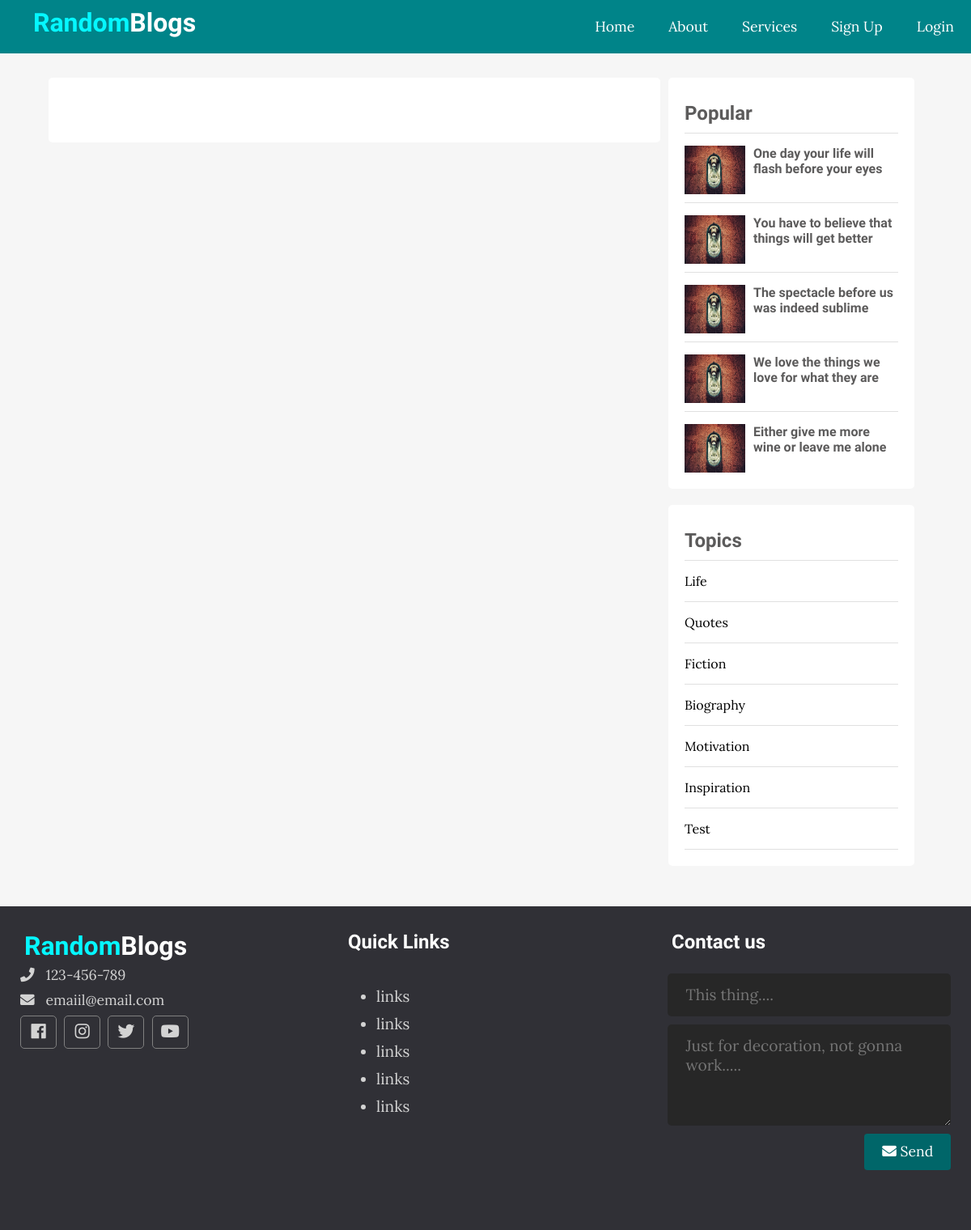
/single.php, run on an earlier commit of the app's database.
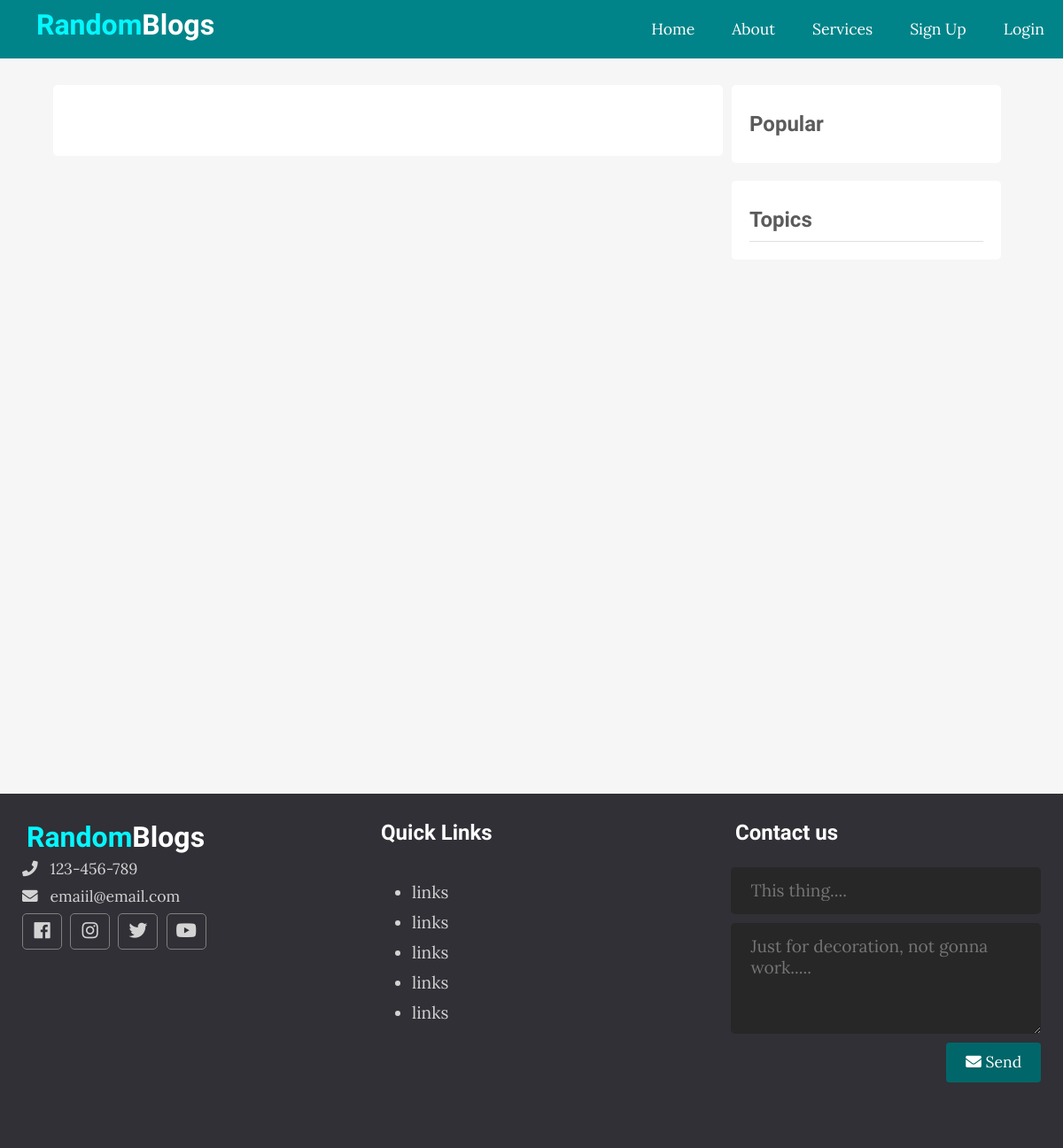
And on a later commit of the database.
### tables this page shows
CREATE TABLE IF NOT EXISTS `posts` (
  `id` int(11) NOT NULL AUTO_INCREMENT,
  `user_id` int(11) NOT NULL,
  `topic_id` int(11) DEFAULT NULL,
  `title` varchar(255) NOT NULL,
  `image` varchar(255) NOT NULL,
  `body` text NOT NULL,
  `published` tinyint(4) NOT NULL,
  `created_at` timestamp NOT NULL DEFAULT CURRENT_TIMESTAMP,
  PRIMARY KEY (`id`),
  KEY `topic_id` (`topic_id`)
);

CREATE TABLE IF NOT EXISTS `topics` (
  `id` int(11) NOT NULL AUTO_INCREMENT,
  `name` varchar(100) NOT NULL,
  `description` text NOT NULL,
  PRIMARY KEY (`id`),
  UNIQUE KEY `name` (`name`)
);

### app/database/db.php (called while the page is built, shortened)
<?php
require('connect.php');
function executeQuery($sql, $data)
{
    global $conn;
    $stmt = $conn->prepare($sql);
    $values = array_values($data);
    $types = str_repeat('s', count($values));
    $stmt->bind_param($types, ...$values);
    $stmt->execute();
    return $stmt;
}
function selectAll($table, $conditions = [])
{
    global $conn;
    $sql = "SELECT * FROM $table";
    if (empty($conditions)) {
        $stmt = $conn->prepare($sql);
        $stmt->execute();
        $records = $stmt->get_result()->fetch_all(MYSQLI_ASSOC);
        return $records;
    } else {
        $i = 0;
        foreach ($conditions as $key => $value) {
            if ($i === 0) {
                $sql = $sql . " WHERE $key=?";
            } else {
                $sql = $sql . " AND $key=?";
            }
            $i++;
        }
        $stmt = executeQuery($sql, $conditions);
        $records = $stmt->get_result()->fetch_all(MYSQLI_ASSOC);
        return $records;
    }
}
?>

### app/controllers/posts.php (called while the page is built, shortened)
<?php
include(ROOT_PATH . "/app/database/db.php");
$table = 'posts';
$topics = selectAll('topics');
$posts = selectAll($table);

### single.php (the view, shortened to what this page needs)
<?php include(ROOT_PATH . '/app/controllers/posts.php');
$topics = selectAll('topics');
$posts = selectAll('posts', ['published' => 1]);
?>
<!DOCTYPE html>
<html lang="en">
<head>
  <link rel="stylesheet" href="https://use.fontawesome.com/releases/v5.7.2/css/all.css"
>
  <link rel="stylesheet" href="assets/css/style.css">
</head>
<body>
  <?php include(ROOT_PATH . "/app/includes/header.php"); ?>
  <div class="page-wrapper">
    <div class="content clearfix">
      <div class="main-content-wrapper">
        <div class="main-content single">
        </div>
      </div>
      <div class="sidebar single">
        <div class="section popular">
          <h2 class="section-title">Popular</h2>
          <?php foreach ($posts as $p): ?>
            <div class="post clearfix">
              <img src="<?php echo BASE_URL . '/assets/images/' . $p['image']; ?>" alt="">
              <a href="" class="title">
                <h4><?php echo $p['title'] ?></h4>
              </a>
            </div>
          <?php endforeach; ?>
        </div>
        <div class="section topics">
          <h2 class="section-title">Topics</h2>
          <ul>
            <?php foreach ($topics as $topic): ?>
              <li><a href="<?php echo BASE_URL . '/index.php?t_id=' . $topic['id'] . '&name=' . $topic['name'] ?>"><?php echo $topic['name']; ?></a></li>
            <?php endforeach; ?>
          </ul>
        </div>
      </div>
    </div>
  </div>
  <?php include(ROOT_PATH . "/app/includes/footer.php"); ?>
</body>
</html>

### app/includes/header.php (shortened to what this page needs)
<header>
    <a href="<?php echo BASE_URL . '/index.php' ?>" class="logo">
      <h1 class="logo-text"><span>Random</span>Blogs</h1>
    </a>
    <ul class="nav">
      <li><a href="<?php echo BASE_URL . '/index.php' ?>">Home</a></li>
      <li><a href="#">About</a></li>
      <li><a href="#">Services</a></li>
      <?php if (isset($_SESSION['id'])): ?>
        <li>
          <a href="#">
            <i class="fa fa-user"></i>
            <?php echo $_SESSION['username']; ?>
            <i class="fa fa-chevron-down" style="font-size: .8em;"></i>
          </a>
          <ul>
            <?php if($_SESSION['admin']): ?>
              <li><a href="<?php echo BASE_URL . '/admin/dashboard.php' ?>">Dashboard</a></li>
            <?php endif; ?>
            <li><a href="<?php echo BASE_URL . '/logout.php' ?>" class="logout">Logout</a></li>
          </ul>
        </li>
      <?php else: ?>
        <li><a href="<?php echo BASE_URL . '/register.php' ?>">Sign Up</a></li>
        <li><a href="<?php echo BASE_URL . '/login.php' ?>">Login</a></li>
      <?php endif; ?>
    </ul>
</header>

### app/includes/footer.php
<div class="footer">
   <div class="footer-content">
     <div class="footer-section about">
       <h1 class="logo-text"><span>Random</span>Blogs</h1>
       <div class="contact">
         <span><i class="fas fa-phone"></i> &nbsp; 123-456-789</span>
         <span><i class="fas fa-envelope"></i> &nbsp; emaiil@email.com</span>
       </div>
       <div class="socials">
         <a href="#"><i class="fab fa-facebook"></i></a>
         <a href="#"><i class="fab fa-instagram"></i></a>
         <a href="#"><i class="fab fa-twitter"></i></a>
         <a href="#"><i class="fab fa-youtube"></i></a>
       </div>
     </div>
     <div class="footer-section links">
       <h2>Quick Links</h2>
       <br>
       <ul>
         <a href="#">
           <li>links</li>
         </a>
         <a href="#">
           <li>links</li>
         </a>
         <a href="#">
           <li>links</li>
         </a>
         <a href="#">
           <li>links</li>
         </a>
         <a href="#">
           <li>links</li>
         </a>
       </ul>
     </div>
     <div class="footer-section contact-form">
       <h2>Contact us</h2>
       <br>
       <form action="index.html" method="post">
         <input type="email" name="email" class="text-input contact-input" placeholder="This thing....">
         <textarea rows="4" name="message" class="text-input contact-input" placeholder="Just for decoration, not gonna work....."></textarea>
         <button type="submit" class="btn btn-big contact-btn">
           <i class="fas fa-envelope"></i>
           Send
         </button>
       </form>
     </div>
   </div>
 </div>

### assets/css/style.css (style rules this page uses)
* { box-sizing: border-box; }
html, body { height: 100%; padding: 0px; margin: 0px; background: #f6f6f6; font-family: "Lora", serif; }
h1, h2, h3, h4, h5, h6 { font-family: "Candal", serif; color: #5c5b5b; margin: 5px; }
a { text-decoration: none; color: inherit; }
.clearfix::after { content: ""; display: block; clear: both; }
.btn { padding: 0.5rem 1rem; background: #006669; color: white; border: 1px solid transparent; border-radius: 0.25rem; font-size: 1.08em; font-family: "Lora", serif; }
.btn-big { padding: 0.7rem 1.3rem; line-height: 1.3rem; }
.text-input { padding: 0.7rem 1rem; display: block; width: 100%; border-radius: 5px; border: 1px solid #e0e0e0; outline: none; color: #444; line-height: 1.5rem; font-size: 1.2em; font-family: "Lora", serif; }
header { background: #008489; height: 66px; }
header * { color: white; }
header .logo { float: left; height: inherit; margin-left: 2em; }
header .logo-text { margin: 9px; font-family: "Candal", serif; }
header .logo-text span { color: #05f7ff; }
header ul { float: right; margin: 0px; padding: 0px; list-style: none; }
header ul li { float: left; position: relative; }
header ul li a { display: block; padding: 21px; font-size: 1.1em; text-decoration: none; }
.page-wrapper { min-height: 100%; }
.content { width: 90%; margin: 30px auto 30px; }
.content .main-content { width: 70%; float: left; }
.content .main-content.single { background: white; padding: 20px 50px; font-size: 1.1em; border-radius: 5px; }
.content .sidebar { width: 30%; float: left; }
.content .sidebar.single { padding: 0px 10px; }
.content .sidebar .section { background: white; padding: 20px; border-radius: 5px; margin-bottom: 20px; }
.content .sidebar .section .section-title { margin: 10px 0px 10px 0px; }
.content .sidebar .section.topics ul { margin: 0px; padding: 0px; list-style: none; border-top: 1px solid #e0e0e0; }
.footer { background: #303036; color: #d3d3d3; height: 400px; position: relative; }
.footer .footer-content { height: 350px; display: flex; }
.footer .footer-content .footer-section { flex: 1; padding: 25px; }
.footer .footer-content h1, .footer .footer-content h2 { color: white; }
.footer .footer-content .about h1 span { color: #05f7ff; }
.footer .footer-content .about .contact span { display: block; font-size: 1.1em; margin-bottom: 8px; }
.footer .footer-content .about .socials a { border: 1px solid gray; width: 45px; height: 41px; padding-top: 5px; margin-right: 5px; text-align: center; display: inline-block; font-size: 1.3em; border-radius: 5px; transition: all 0.3s; }
.footer .footer-content .links ul a { display: block; margin-bottom: 10px; font-size: 1.2em; transition: all 0.3s; }
.footer .footer-content .contact-form .contact-input { background: #272727; color: #bebdbd; margin-bottom: 10px; line-height: 1.5rem; padding: 0.9rem 1.4rem; border: none; }
.footer .footer-content .contact-form .contact-btn { float: right; font-size: 1.1em; font-family: "Lora", serif; }
.content .popular .post { border-top: 1px solid #e0e0e0; margin-top: 10px; padding-top: 10px; }
.content .popular .post img { height: 60px; width: 75px; float: left; margin-right: 10px; }
.content .sidebar .section.topics ul li a { display: block; padding: 15px 0px 15px 0px; border-bottom: 1px solid #e0e0e0; transition: all 0.3s; }

What changed in the data, as far as the page shows it:
removed posts: image (picture), title "One day your life will flash before your eyes"
removed posts: image (picture), title "You have to believe that things will get better"
removed posts: image (picture), title "The spectacle before us was indeed sublime"
removed posts: image (picture), title "We love the things we love for what they are"
removed posts: image (picture), title "Either give me more wine or leave me alone"
removed topics: name "Life"
removed topics: name "Quotes"
removed topics: name "Fiction"
removed topics: name "Biography"
removed topics: name "Motivation"
removed topics: name "Inspiration"
removed topics: name "Test"
